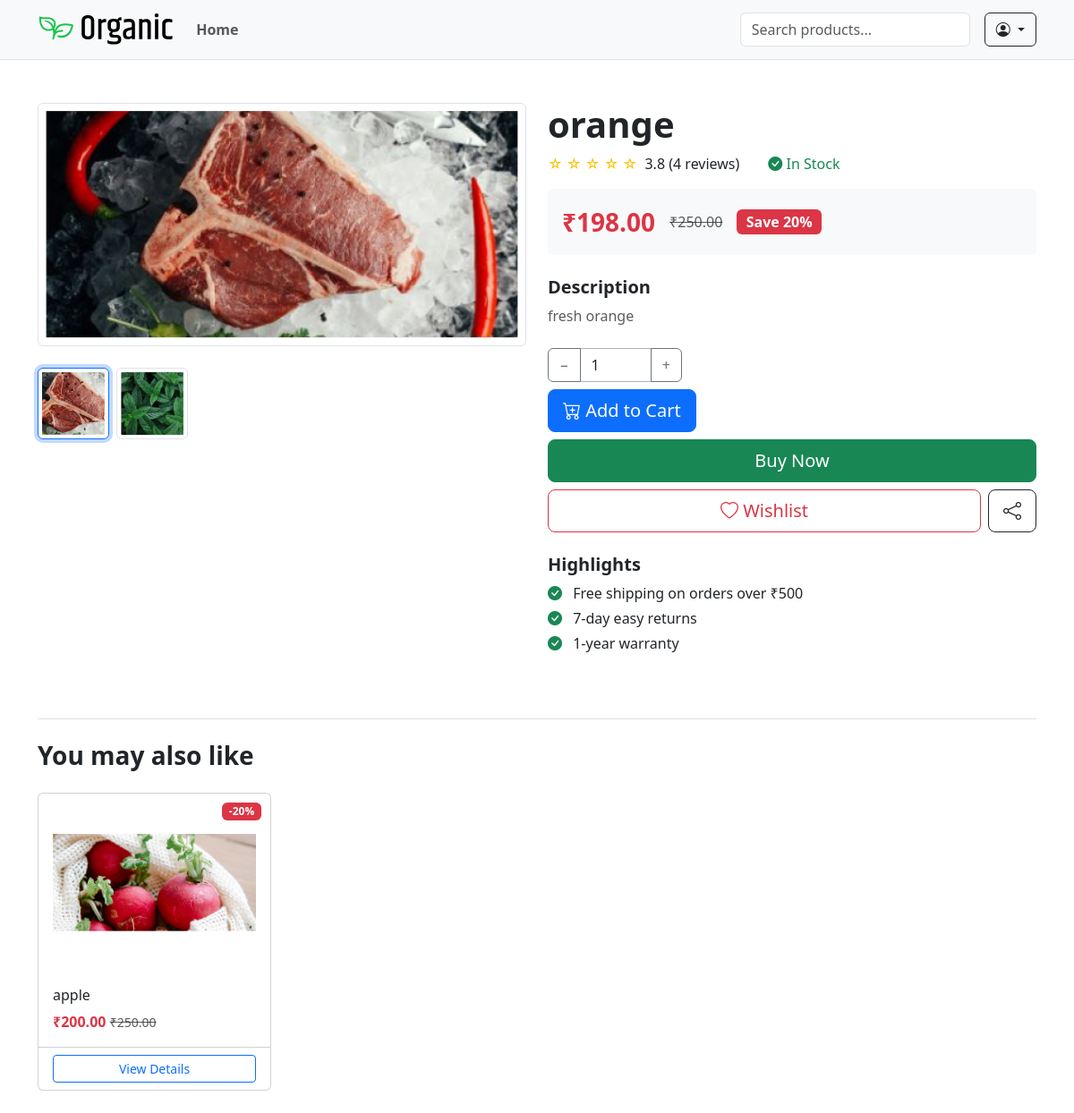
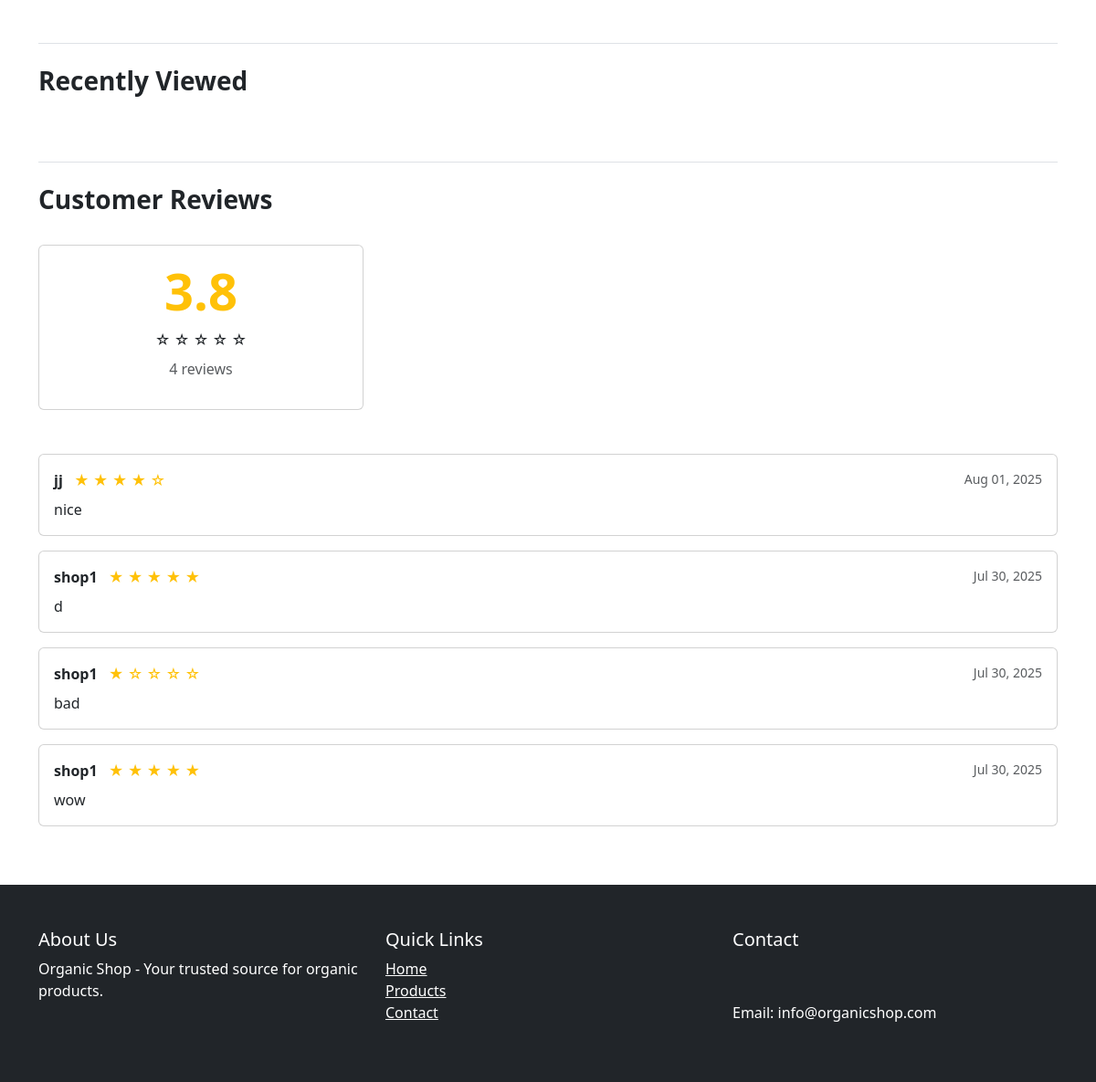
The app's page /product/orange/ with its own data (2 pictures, top to bottom).
### shop/models.py (models this page shows, shortened)
class Product(models.Model):
    category = models.ForeignKey(Category, on_delete=models.CASCADE, related_name='products')
    name = models.CharField(max_length=255)
    slug = models.SlugField(unique=True)
    description = models.TextField()
    price = models.DecimalField(max_digits=10, decimal_places=2)
    discount_price = models.DecimalField(max_digits=10, decimal_places=2, null=True, blank=True)
    image = models.ImageField(upload_to='products/')
    is_featured = models.BooleanField(default=False)
    sold_count = models.PositiveIntegerField(default=0)
    created_at = models.DateTimeField(auto_now_add=True)
    views = models.PositiveIntegerField(default=0)
    available = models.BooleanField(default=True)
    stock = models.PositiveIntegerField(default=0)
    @property
    def get_discount_percentage(self):
        if self.discount_price:
            return int(100 - (self.discount_price / self.price * 100))
        return 0

class ProductImage(models.Model):
    product = models.ForeignKey(Product, related_name='images', on_delete=models.CASCADE)
    image = models.ImageField(upload_to='products/')

class Review(models.Model):
    product = models.ForeignKey('Product', on_delete=models.CASCADE, related_name='reviews')
    user = models.ForeignKey(User, on_delete=models.CASCADE)
    rating = models.PositiveSmallIntegerField(choices=[(i, i) for i in range(1, 6)])
    comment = models.TextField(blank=True)
    created_at = models.DateTimeField(auto_now_add=True)

### shop/views.py (the view)
# urls.py: path('product/<slug:slug>/', views.product_detail, name='product_detail'),
def product_detail(request, slug):
    product = get_object_or_404(Product, slug=slug, available=True)
    product.views += 1
    product.save()
    cart_product_form = CartAddProductForm()
    similar_products = Product.objects.filter(category=product.category).exclude(id=product.id)[:4]
    reviews = product.reviews.all().order_by('-created_at')
    average_rating = reviews.aggregate(Avg('rating'))['rating__avg']
    recently_viewed_ids = request.session.get('recently_viewed', [])
    if product.id in recently_viewed_ids:
        recently_viewed_ids.remove(product.id)
    recently_viewed_ids.insert(0, product.id)
    request.session['recently_viewed'] = recently_viewed_ids[:5]
    recently_viewed_queryset = Product.objects.filter(id__in=recently_viewed_ids).exclude(id=product.id)
    recently_viewed = sorted(
        recently_viewed_queryset,
        key=lambda x: recently_viewed_ids.index(x.id)
    )
    review_form = None
    if request.method == 'POST' and request.user.is_authenticated:
        review_form = ReviewForm(request.POST)
        if review_form.is_valid():
            review = review_form.save(commit=False)
            review.user = request.user
            review.product = product
            review.save()
            return redirect('shop:product_detail', slug=slug)
    else:
        review_form = ReviewForm()
    recent = request.session.get('recently_viewed', [])
    if product.id in recent:
        recent.remove(product.id)
    recent.insert(0, product.id)
    request.session['recently_viewed'] = recent[:5]
    context = {
        'product': product,
        'cart_product_form': cart_product_form,
        'similar_products': similar_products,
        'reviews': reviews,
        'average_rating': average_rating,
        'review_form': review_form,
        'recently_viewed': recently_viewed,
    }
    return render(request, 'shop/product_detail.html', context)

### shop/forms.py
class CartAddProductForm(forms.Form):
    quantity = forms.IntegerField(
        min_value=1,
        max_value=20,
        widget=forms.NumberInput(attrs={
            'class': 'form-control border-dark-subtle input-number quantity',
            'value': '1'
        })
    )
    update = forms.BooleanField(
        required=False,
        initial=False,
        widget=forms.HiddenInput
    )

class ReviewForm(forms.ModelForm):
    class Meta:
        model = Review
        fields = ['rating', 'comment']
        widgets = {
            'rating': forms.Select(choices=[(i, f"{i} Star") for i in range(1, 6)]),
            'comment': forms.Textarea(attrs={'rows': 3}),
        }

### shop/templates/shop/product_detail.html (shortened to what this page needs)
{% extends 'shop/base.html' %}
{% load static %}
{% block content %}
<div class="container py-5">
    <div class="row">
        <div class="col-md-6">
            <div class="main-image mb-4 border rounded p-2">
                <img id="main-product-image" src="{{ product.image.url }}" class="img-fluid w-100" alt="{{ product.name }}"
                     style="cursor: zoom-in; max-height: 500px; object-fit: contain;">
            </div>
            <div class="thumbnail-gallery d-flex flex-wrap gap-2">
                <img src="{{ product.image.url }}" class="img-thumbnail thumbnail-item active"
                     style="width: 80px; height: 80px; object-fit: cover; cursor: pointer;"
                     onclick="changeMainImage(this)" alt="{{ product.name }}">
                {% for img in product.images.all %}
                    <img src="{{ img.image.url }}" class="img-thumbnail thumbnail-item"
                         style="width: 80px; height: 80px; object-fit: cover; cursor: pointer;"
                         onclick="changeMainImage(this)" alt="Product image {{ forloop.counter }}">
                {% endfor %}
            </div>
        </div>
        <div class="col-md-6">
            <div class="product-header mb-3">
                <h1 class="fw-bold">{{ product.name }}</h1>
                <div class="d-flex align-items-center">
                    {% if average_rating %}
                        <div class="rating me-3">
                            <span class="stars text-warning">
                                {% for i in "12345" %}
                                    {% if forloop.counter <= average_rating|floatformat:0 %}
                                        ★
                                    {% else %}
                                        ☆
                                    {% endif %}
                                {% endfor %}
                            </span>
                            <span class="ms-1">{{ average_rating|floatformat:1 }} ({{ reviews.count }} reviews)</span>
                        </div>
                    {% else %}
                        <span class="text-muted">No ratings yet</span>
                    {% endif %}
                    <span class="ms-3 text-success">
                        <i class="bi bi-check-circle-fill"></i>
                        {% if product.stock > 10 %}
                            In Stock
                        {% elif product.stock > 0 %}
                            Only {{ product.stock }} left!
                        {% else %}
                            Out of Stock
                        {% endif %}
                    </span>
                </div>
            </div>
            <div class="price-section mb-4 p-3 bg-light rounded">
                {% if product.discount_price %}
                    <div class="d-flex align-items-center">
                        <span class="fs-3 fw-bold text-danger me-3">₹{{ product.discount_price }}</span>
                        <span class="text-decoration-line-through text-muted me-3">₹{{ product.price }}</span>
                        <span class="badge bg-danger fs-6">Save {{ product.get_discount_percentage }}%</span>
                    </div>
                {% else %}
                    <span class="fs-3 fw-bold">₹{{ product.price }}</span>
                {% endif %}
            </div>
            <div class="description mb-4">
                <h5 class="fw-bold">Description</h5>
                <p class="text-muted">{{ product.description }}</p>
            </div>
            <div class="action-buttons mb-4">
                <form action="{% url 'shop:cart_add' product.id %}" method="post" class="d-inline-block me-2">
                    <div class="input-group mb-2" style="width: 150px;">
                        <button class="btn btn-outline-secondary" type="button" onclick="decrementQuantity()">−</button>
                        {{ cart_product_form.quantity }}
                        <button class="btn btn-outline-secondary" type="button" onclick="incrementQuantity()">+</button>
                    </div>
                    {% if product.stock > 0 %}
                        <button type="submit" class="btn btn-primary btn-lg w-100">
                            <i class="bi bi-cart-plus"></i> Add to Cart
                        </button>
                    {% else %}
                        <button type="button" class="btn btn-secondary btn-lg w-100" disabled>
                            Out of Stock
                        </button>
                    {% endif %}
                </form>
                {% if product.stock > 0 %}
                <form id="buyNowForm" action="{% url 'accounts:direct_checkout' product.id %}" method="POST" class="mt-2">
                    <button type="submit" class="btn btn-success w-100 btn-lg">Buy Now</button>
                </form>
                {% endif %}
                <div class="d-flex gap-2 mt-2">
                    <form action="{% url 'accounts:add_to_wishlist' product.id %}" method="post" class="flex-grow-1">
                        <button type="submit" class="btn btn-outline-danger btn-lg w-100">
                            <i class="bi bi-heart"></i> Wishlist
                        </button>
                    </form>
                    <button class="btn btn-outline-dark btn-lg" onclick="toggleShareIcons()">
                        <i class="bi bi-share"></i>
                    </button>
                </div>
            </div>
            <div class="highlights mb-4">
                <h5 class="fw-bold">Highlights</h5>
                <ul class="list-unstyled">
                    <li class="mb-1"><i class="bi bi-check-circle-fill text-success me-2"></i> Free shipping on orders over ₹500</li>
                    <li class="mb-1"><i class="bi bi-check-circle-fill text-success me-2"></i> 7-day easy returns</li>
                    <li class="mb-1"><i class="bi bi-check-circle-fill text-success me-2"></i> 1-year warranty</li>
                </ul>
            </div>
        </div>
    </div>
    <div class="similar-products mt-5 pt-4 border-top">
        <h3 class="mb-4 fw-bold">You may also like</h3>
        <div class="row">
            {% for similar in similar_products %}
            <div class="col-6 col-md-3 mb-4">
                <div class="card h-100 product-card">
                    {% if similar.discount_price %}
                    <span class="badge bg-danger position-absolute" style="top: 10px; right: 10px;">
                        -{{ similar.get_discount_percentage }}%
                    </span>
                    {% endif %}
                    <img src="{{ similar.image.url }}" class="card-img-top p-3" alt="{{ similar.name }}" style="height: 200px; object-fit: contain;">
                    <div class="card-body">
                        <h6 class="card-title">{{ similar.name|truncatechars:40 }}</h6>
                        <div class="price">
                            {% if similar.discount_price %}
                            <span class="text-danger fw-bold">₹{{ similar.discount_price }}</span>
                            <small class="text-decoration-line-through text-muted">₹{{ similar.price }}</small>
                            {% else %}
                            <span class="fw-bold">₹{{ similar.price }}</span>
                            {% endif %}
                        </div>
                    </div>
                    <div class="card-footer bg-transparent">
                        <a href="{% url 'shop:product_detail' similar.slug %}" class="btn btn-outline-primary btn-sm w-100">View Details</a>
                    </div>
                </div>
            </div>
            {% endfor %}
        </div>
    </div>
    <div class="recently-viewed mt-5 pt-4 border-top">
        <h3 class="mb-4 fw-bold">Recently Viewed</h3>
    </div>
    <div class="reviews mt-5 pt-4 border-top">
        <div class="d-flex justify-content-between align-items-center mb-4">
            <h3 class="fw-bold">Customer Reviews</h3>
        </div>
        {% if reviews %}
            <div class="row mb-5">
                <div class="col-md-4">
                    <div class="card p-3 text-center">
                        <h2 class="display-4 fw-bold text-warning">{{ average_rating|floatformat:1 }}</h2>
                        <div class="stars mb-2">
                            {% for i in "12345" %}
                                {% if forloop.counter <= average_rating|floatformat:0 %}
                                    ★
                                {% else %}
                                    ☆
                                {% endif %}
                            {% endfor %}
                        </div>
                        <p class="text-muted">{{ reviews.count }} reviews</p>
                    </div>
                </div>
                <div class="col-md-8">
                </div>
            </div>
            <div class="review-list">
                {% for review in reviews %}
                    <div class="card mb-3">
                        <div class="card-body">
                            <div class="d-flex justify-content-between mb-2">
                                <div>
                                    <strong>{{ review.user.username }}</strong>
                                    <span class="text-warning ms-2">
                                        {% for i in "12345" %}
                                            {% if forloop.counter <= review.rating %}★{% else %}☆{% endif %}
                                        {% endfor %}
                                    </span>
                                </div>
                                <small class="text-muted">{{ review.created_at|date:"M d, Y" }}</small>
                            </div>
                            <p class="mb-0">{{ review.comment }}</p>
                        </div>
                    </div>
                {% endfor %}
            </div>
        {% endif %}
    </div>
</div>
{% endblock %}

### shop/static/css/style.css (style rules this page uses)
.product-card { transition: transform 0.3s; }
.price .text-danger { font-weight: bold; }

### shop/templates/shop/product_detail.html (style rules this page uses)
.thumbnail-item.active { border-color: #0d6efd; box-shadow: 0 0 0 0.25rem rgba(13, 110, 253, 0.25); }

### records on screen
Product: image (picture), name "orange", discount_price "198.00", price "250.00", get_discount_percentage "20", description "fresh orange"
ProductImage: image (picture)
Product: get_discount_percentage "20", image (picture), name "apple", discount_price "200.00", price "250.00"
Review: user.username "jj", rating 4 (drawn), created_at "Aug 01, 2025", comment "nice"
Review: user.username "shop1", rating 5 (drawn), created_at "Jul 30, 2025", comment "d"
Review: user.username "shop1", rating 1 (drawn), created_at "Jul 30, 2025", comment "bad"
Review: user.username "shop1", rating 5 (drawn), created_at "Jul 30, 2025", comment "wow"

### other values on screen
{{ average_rating|floatformat:1 }} "3.8"
{{ reviews.count }} "4"
